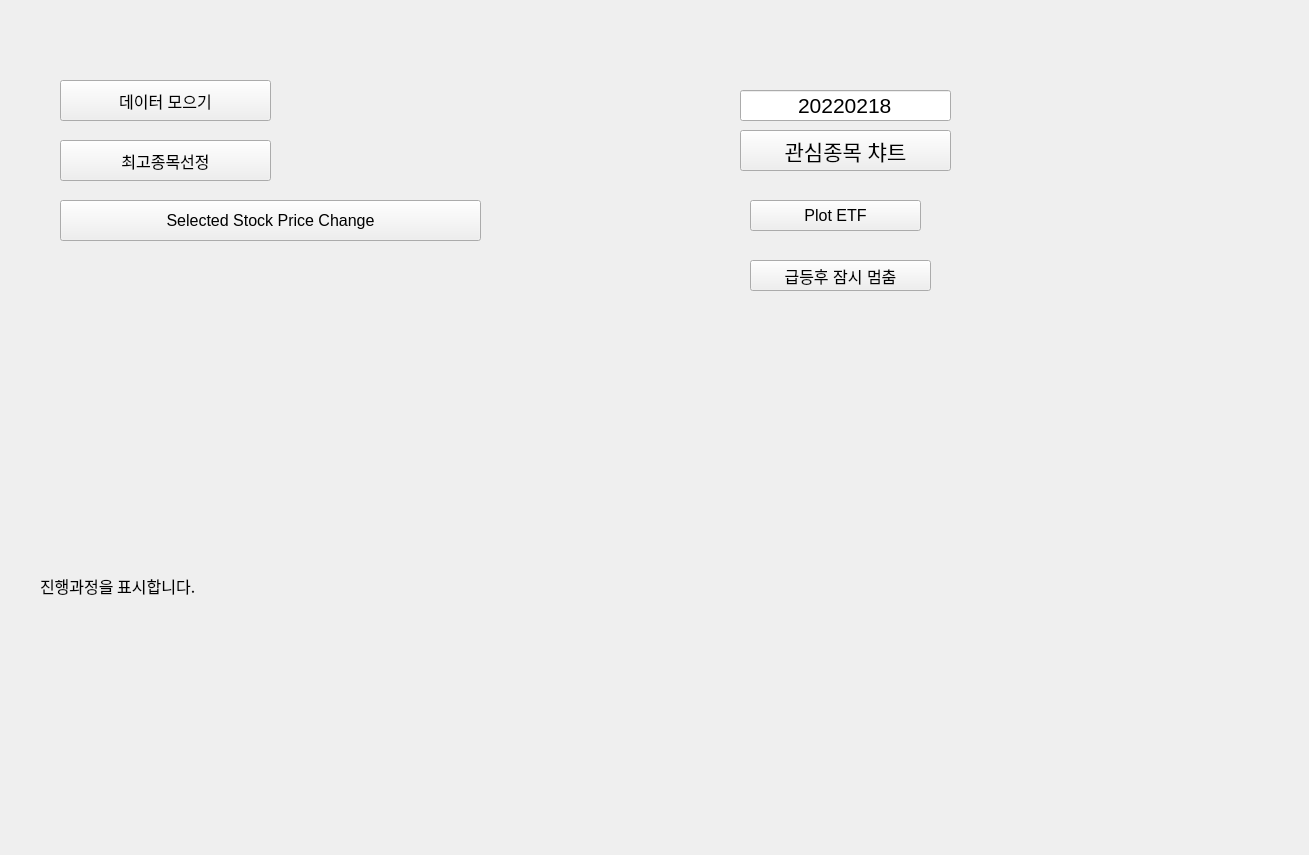
<?xml version="1.0" encoding="UTF-8"?>
<ui version="4.0">
 <class>Form</class>
 <widget class="QWidget" name="Form">
  <property name="geometry">
   <rect>
    <x>0</x>
    <y>0</y>
    <width>1309</width>
    <height>855</height>
   </rect>
  </property>
  <property name="font">
   <font>
    <bold>false</bold>
    <stylestrategy>PreferDefault</stylestrategy>
   </font>
  </property>
  <property name="windowTitle">
   <string>네이버 뉴스 검색기</string>
  </property>
  <widget class="QLineEdit" name="txtFromDate">
   <property name="geometry">
    <rect>
     <x>740</x>
     <y>90</y>
     <width>211</width>
     <height>31</height>
    </rect>
   </property>
   <property name="font">
    <font>
     <pointsize>16</pointsize>
     <italic>false</italic>
     <bold>false</bold>
    </font>
   </property>
   <property name="toolTip">
    <string>보고싶은 거래량 3배와 볼린저상단 종목의 날자를 입력하세요</string>
   </property>
   <property name="styleSheet">
    <string notr="true">font: 16pt &quot;HY동녘B&quot;;</string>
   </property>
   <property name="text">
    <string>20220218</string>
   </property>
   <property name="alignment">
    <set>Qt::AlignCenter</set>
   </property>
  </widget>
  <widget class="QPushButton" name="btnPlotETF">
   <property name="geometry">
    <rect>
     <x>750</x>
     <y>200</y>
     <width>171</width>
     <height>31</height>
    </rect>
   </property>
   <property name="font">
    <font>
     <pointsize>12</pointsize>
     <bold>false</bold>
     <stylestrategy>PreferDefault</stylestrategy>
    </font>
   </property>
   <property name="text">
    <string>Plot ETF</string>
   </property>
  </widget>
  <widget class="QPushButton" name="btnSelectBestStock">
   <property name="geometry">
    <rect>
     <x>60</x>
     <y>140</y>
     <width>211</width>
     <height>41</height>
    </rect>
   </property>
   <property name="font">
    <font>
     <pointsize>12</pointsize>
     <bold>false</bold>
     <stylestrategy>PreferDefault</stylestrategy>
    </font>
   </property>
   <property name="text">
    <string>최고종목선정</string>
   </property>
  </widget>
  <widget class="QPushButton" name="btnWholeDataCollect">
   <property name="geometry">
    <rect>
     <x>60</x>
     <y>80</y>
     <width>211</width>
     <height>41</height>
    </rect>
   </property>
   <property name="font">
    <font>
     <pointsize>12</pointsize>
     <bold>false</bold>
     <stylestrategy>PreferDefault</stylestrategy>
    </font>
   </property>
   <property name="text">
    <string>데이터 모으기</string>
   </property>
  </widget>
  <widget class="QPushButton" name="btnSelectedStockPrice">
   <property name="geometry">
    <rect>
     <x>60</x>
     <y>200</y>
     <width>421</width>
     <height>41</height>
    </rect>
   </property>
   <property name="font">
    <font>
     <pointsize>12</pointsize>
     <bold>false</bold>
     <stylestrategy>PreferDefault</stylestrategy>
    </font>
   </property>
   <property name="text">
    <string>Selected Stock Price Change</string>
   </property>
  </widget>
  <widget class="QPushButton" name="btnResultUpdate">
   <property name="geometry">
    <rect>
     <x>740</x>
     <y>130</y>
     <width>211</width>
     <height>41</height>
    </rect>
   </property>
   <property name="font">
    <font>
     <pointsize>16</pointsize>
     <italic>false</italic>
     <bold>false</bold>
     <stylestrategy>PreferDefault</stylestrategy>
    </font>
   </property>
   <property name="styleSheet">
    <string notr="true">font: 16pt &quot;HY동녘B&quot;;</string>
   </property>
   <property name="text">
    <string>관심종목 챠트</string>
   </property>
  </widget>
  <widget class="QPushButton" name="btnJumpStay">
   <property name="geometry">
    <rect>
     <x>750</x>
     <y>260</y>
     <width>181</width>
     <height>31</height>
    </rect>
   </property>
   <property name="font">
    <font>
     <pointsize>12</pointsize>
     <bold>false</bold>
     <stylestrategy>PreferDefault</stylestrategy>
    </font>
   </property>
   <property name="text">
    <string>급등후 잠시 멈춤</string>
   </property>
  </widget>
  <widget class="QLabel" name="lblProgress">
   <property name="geometry">
    <rect>
     <x>40</x>
     <y>560</y>
     <width>771</width>
     <height>51</height>
    </rect>
   </property>
   <property name="font">
    <font>
     <family>HY동녘B</family>
     <pointsize>12</pointsize>
     <bold>false</bold>
     <stylestrategy>PreferDefault</stylestrategy>
    </font>
   </property>
   <property name="text">
    <string>진행과정을 표시합니다.</string>
   </property>
   <property name="wordWrap">
    <bool>true</bool>
   </property>
  </widget>
 </widget>
 <resources/>
 <connections/>
</ui>
